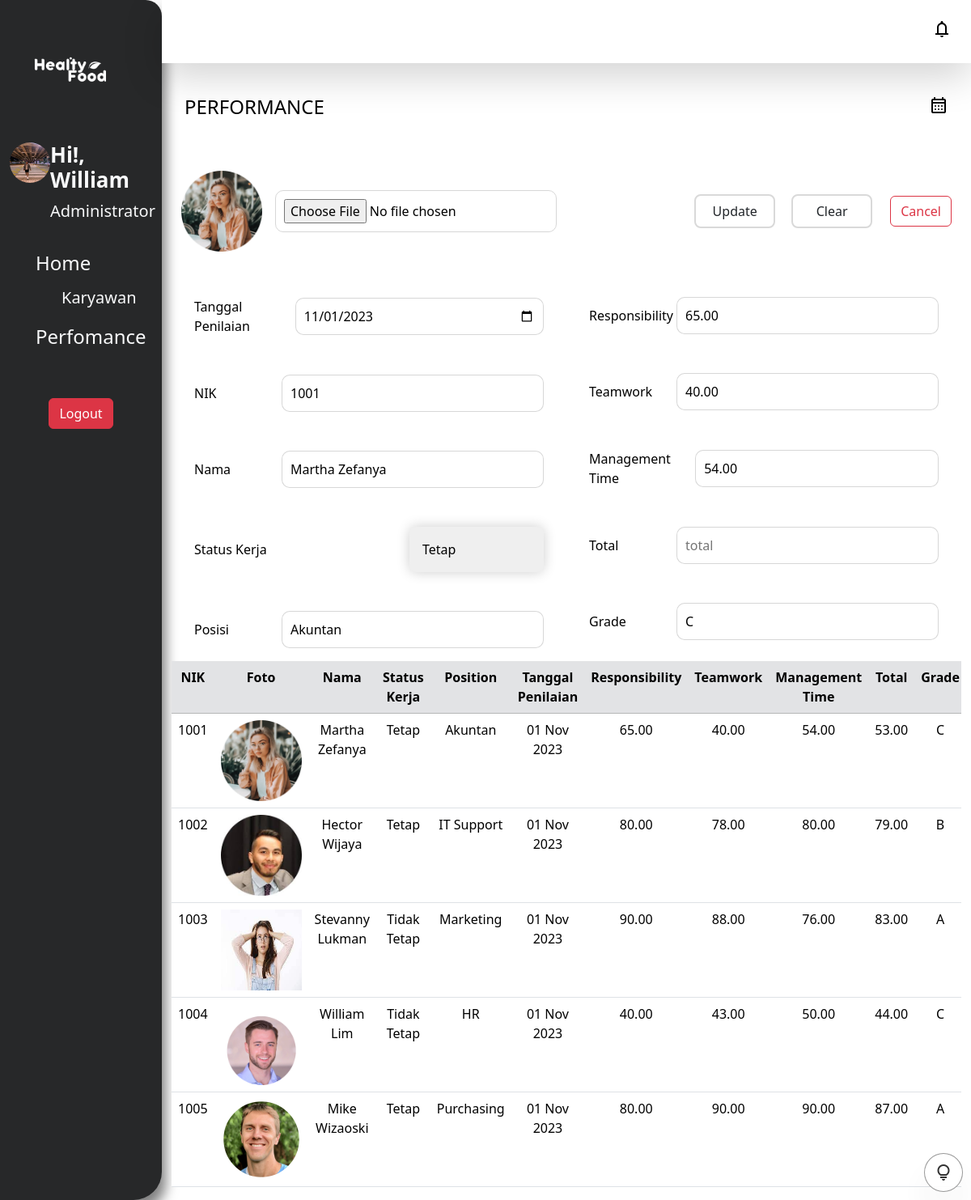
Screenshot of /Karyawan/performance.php?aksi=edit&id=1001 with the database file from the repository.
### tables this page shows
CREATE TABLE `performance` (
  `nik` int(8) NOT NULL,
  `foto` varchar(200) NOT NULL,
  `nama` varchar(200) NOT NULL,
  `status_kerja` enum('Tetap','Tidak Tetap') NOT NULL,
  `position` varchar(10) NOT NULL,
  `tgl_penilaian` date NOT NULL,
  `responsibility` decimal(10,2) NOT NULL,
  `teamwork` decimal(10,2) NOT NULL,
  `management_time` decimal(10,2) NOT NULL,
  `total` decimal(10,2) NOT NULL,
  `grade` varchar(3) NOT NULL
);

### Karyawan/Require/CRUD.php (the view, shortened to what this page needs)
<?php
    function view($con){
    ?>
        <div class="container">
            <div class="row overflow-x-auto">
                <table class="table table-hover text-center">
                    <tr class="text-center">
                        <th class="table-secondary">NIK</th>
                        <th class="table-secondary">Foto</th>
                        <th class="table-secondary">Nama</th>
                        <th class="table-secondary">Status Kerja</th>
                        <th class="table-secondary">Position</th>
                        <th class="table-secondary">Tanggal Penilaian</th>
                        <th class="table-secondary">Responsibility</th>
                        <th class="table-secondary">Teamwork</th>
                        <th class="table-secondary">Management Time</th>
                        <th class="table-secondary">Total</th>
                        <th class="table-secondary">Grade</th>
                    </tr>
                            <?php
                    include 'connection.php';
                    $sql = "SELECT * FROM performance";
                    $result = mysqli_query($con,$sql);
                    if(mysqli_num_rows($result)>0){
                        while($data = mysqli_fetch_array($result)){
                    ?>
                    <tr>
                        <td><?= $data['nik']; ?></td>
                        <td><?= "<img src='image/".$data['foto']."' width='100' height='100' title='".$data['nik']."'/>"; ?></td>
                        <td><?= $data['nama']; ?></td>
                                        <td><?= $data['status_kerja']; ?></td>
                                        <td><?= $data['position']; ?></td>
                        <td><?= date("d M Y",strtotime($data['tgl_penilaian'])); ?></td>
                                        <td><?= $data['responsibility']; ?></td>
                                        <td><?= $data['teamwork']; ?></td>
                                        <td><?= $data['management_time']; ?></td>
                                        <td><?= $data['total']; ?></td>
                                        <td><?= $data['grade']; ?></td>
                    </tr>
                    <?php
                            }
                        }
                        else{
                        ?>
                            <tr>
                            <td colspan="12" align="center"><i>Data Belum Ada</i></td>
                            </tr>
                        <?php
                        }
                        ?>
                </table>
            </div>
        </div>
<?php
    }
?>
<?php
    function edit($con){
        include 'connection.php';
        $id 	= $_GET['id'];
        $sql 	= "SELECT * FROM performance WHERE nik ='$id'";
        $result = mysqli_query($con,$sql);
        while($data = mysqli_fetch_array($result)){
            $status_kerja = $data['status_kerja'];
?>
    <form action="" name="performa" method="POST" enctype="multipart/form-data" >
        <div class="container mt-3 ">
            <div class="row overflow-x-auto">
            <div class="col-12 col-sm-6 pt-4 pb-4 ">
                <div class="d-flex align-items-center justify-content-between">
                <span><?="<img src='image/".$data['foto']."' width='100' height='100' title='".$data['nama']."'/>"; ?></span>
                <input type="file"
                        name="foto"
                        accept=".png, .jpg, .jpeg, .jfif, .gif, .webp"
                        class="custom-Input">
                </div>
            </div>
            <div class="col-12  col-sm-6 d-flex justify-content-sm-end align-items-center">
                <input type="submit"
                    name="Update"
                    value="Update"
                    onclick="window.location.href='performance.php'"
                    class="btn custom-btn me-4"
                    />
                <input type="reset"
                                value="Clear"
                                class="btn custom-btn me-4"/>
                <input type="button"
                        value="Cancel"
                        onclick="window.location.href='performance.php'"
                        class="btn btn-outline-danger">
            </div>
            </div>
        <div class="row overflow-x-auto">
            <div class="col-12 col-sm-6">
                <div class="d-flex align-items-center  mt-3 p-3 justify-content-between">
                    <label for="tgl_penilaian">Tanggal Penilaian</label>
                    <input  type="date"
                            name="tgl_penilaian"
                            placeholder="Tanggal Penilaian"
                            value="<?= $data['tgl_penilaian']; ?>"
                            class="custom-Input
                            "/>
                </div>
                <div class="d-flex align-items-center  mt-3 p-3 justify-content-between">
                    <label for="Nik">NIK</label>
                    <input  type="text"
                            name="id"
                            placeholder="Nomor Induk Karyawan"
                            value="<?= $data['nik'];?>"
                            class="custom-Input
                            "
                            readonly/>
                </div>
                <div class="d-flex align-items-center  mt-3 p-3 justify-content-between">
                    <label for="Nama">Nama</label>
                    <input  type="text"
                            name="nama"
                            value="<?= $data['nama']; ?>"
                            placeholder="Nama"
                            class="custom-Input
                            "/>
                </div>
                <div class="d-flex align-items-center  mt-3 p-3 justify-content-between">
                 <?php
                    include 'connection.php';
                    $query = "SHOW COLUMNS FROM performance WHERE Field = 'status_kerja'";
                    $result = mysqli_query($con, $query);
                    if ($result) {
                        $row = mysqli_fetch_assoc($result);
                        $enum_str = $row['Type'];
                        preg_match_all("/'([^']+)'/", $enum_str, $matches);
                        $enum_values = $matches[1];
                    }
                    ?>
                    <label for="Status_kerja">Status Kerja</label>
                    <select name="status_kerja" >
                    <?php
    						foreach ($enum_values as $value) {
        						$selected = ($value == $status_kerja) ? 'selected' : '';
        						echo '<option value="' . $value . '" ' . $selected . '>' . $value . '</option>';
    						}
    			    ?>
                    </select>
                </div>
                <div class="d-flex align-items-center  mt-3 p-3 justify-content-between">
                    <label for="posisi">Posisi</label>
                    <input  type="text"
                            name="position"
                            placeholder="Posisi"
                            value="<?= $data['position']; ?>"
                            class="custom-Input
                            "/>
                </div>
            </div>
            <div class="col-12 col-sm-6">
                <div class="d-flex align-items-center  mt-3 p-3 justify-content-between">
                    <label for="responsibility">Responsibility</label>
                    <input  type="number"
                            name="responsibility"
                            min="0"
                            placeholder="Responsibility"
                            onfocus="start_count()"
                            onblur="stop_count()"
                            value="<?= $data['responsibility']; ?>"
                            class="custom-Input
                            "/>
                </div>
                <div class="d-flex align-items-center  mt-3 p-3 justify-content-between">
                    <label for="teamwork">Teamwork</label>
                    <input  type="number"
                            name="teamwork"
                            min="0"
                            placeholder="teamwork"
                            onfocus="start_count()"
                            onblur="stop_count()"
                            value="<?= $data['teamwork']; ?>"
                            class="custom-Input
                            "/>
                </div>
                <div class="d-flex align-items-center  mt-3 p-3 justify-content-between">
                    <label for="management_time">Management Time</label>
                    <input  type="number"
                            name="management_time"
                            min="0"
                            placeholder="management_time"
                            onfocus="start_count()"
                            onblur="stop_count()"
                            value="<?= $data['management_time']; ?>"
                            class="custom-Input
                            "/>
                </div>
                <div class="d-flex align-items-center  mt-3 p-3 justify-content-between">
                    <label for="total">Total</label>
                    <input  type="number"
                            name="total"
                            min="0"
                            placeholder="total"
                            value="<?= $data['grade']; ?>"
                            readonly
                            class="custom-Input
                            "/>
                </div>
                <div class="d-flex align-items-center  mt-3 p-3 justify-content-between">
                    <label for="grade">Grade</label>
                    <input  type="text"
                            name="grade"
                            placeholder="grade"
                            value="<?= $data['grade']; ?>"
                            readonly
                            class="custom-Input
                            "/>
                </div>
            </div>
        </div>
        </div>
    </form>
<?php
        }
}
?>

### Karyawan/css/style.css (style rules this page uses)
:root { --background-light: #ffffff; --background-dark: #232426; --text-light: #000000; --text-dark: #ffffff; --card-light: #efedf7; --card-dark: #2f3030; --table-light:#dae1f5; --table-dark:#2f3030; }
* { padding: 0; margin: 0; }
body { font-family: 'Poppins', sans-serif; }
body[data-bs-theme="light"], body[data-bs-theme="dark"] { transition: background-color 0.3s, color 0.5s; }
select { appearance: none; border: 0.5px; outline: 0; font: inherit; max-width: 20rem; padding: 1rem 4rem 1rem 1rem; border-radius: 0.5em; box-shadow: 0 0 1em 0 rgba(0, 0, 0, 0.2); cursor: pointer; }
.custom-btn { outline: 2px solid #D9D9D9; transition: all 0.3s ease-in-out; width: 6rem !important; transform: scale(1.0); }
.custom-Input { padding:10px; outline: none; border:0.5px solid rgba(211,211,211,0.9); border-radius:10px; width:75%; }

### rows the page displays
performance: foto+nama (picture), tgl_penilaian "11/01/2023", id "1001", nama "Martha Zefanya", position "Akuntan", responsibility "65.00", teamwork "40.00", management_time "54.00", grade "C", nik "1001", foto (picture), status_kerja "Tetap", tgl_penilaian "01 Nov 2023", total "53.00"
performance: nik "1002", foto (picture), nama "Hector Wijaya", status_kerja "Tetap", position "IT Support", tgl_penilaian "01 Nov 2023", responsibility "80.00", teamwork "78.00", management_time "80.00", total "79.00", grade "B"
performance: nik "1003", foto (picture), nama "Stevanny Lukman", status_kerja "Tidak Tetap", position "Marketing", tgl_penilaian "01 Nov 2023", responsibility "90.00", teamwork "88.00", management_time "76.00", total "83.00", grade "A"
performance: nik "1004", foto (picture), nama "William Lim", status_kerja "Tidak Tetap", position "HR", tgl_penilaian "01 Nov 2023", responsibility "40.00", teamwork "43.00", management_time "50.00", total "44.00", grade "C"
performance: nik "1005", foto (picture), nama "Mike Wizaoski", status_kerja "Tetap", position "Purchasing", tgl_penilaian "01 Nov 2023", responsibility "80.00", teamwork "90.00", management_time "90.00", total "87.00", grade "A"

### other values shown
form field status_kerja "Tetap"
